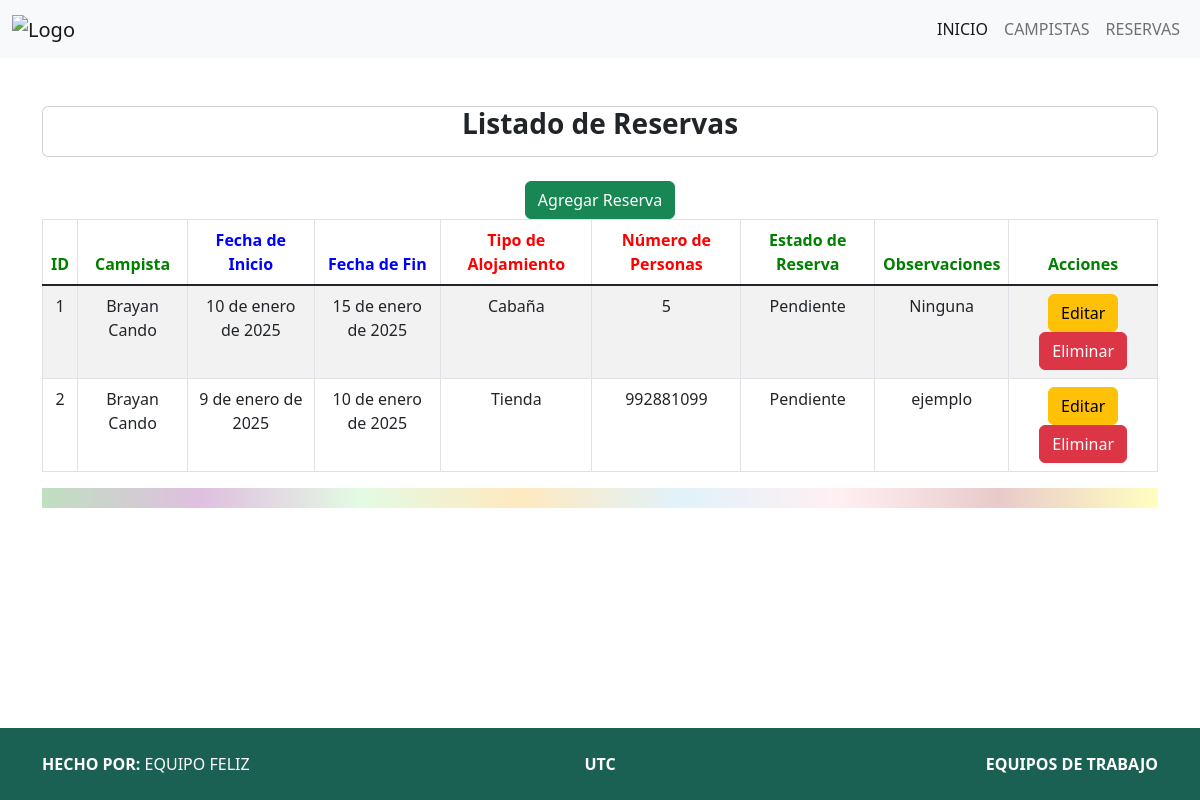
The page /listadoReservas/ on the database its author committed.
### Aplicaciones/naturaleza/models.py (models this page shows, shortened)
class Reserva(models.Model):
    TIPO_ALOJAMIENTO_CHOICES = [
        ('Tienda', 'Tienda'),
        ('Cabaña', 'Cabaña'),
        ('Caravana', 'Caravana'),
    ]
    ESTADO_RESERVA_CHOICES = [
        ('Confirmada', 'Confirmada'),
        ('Pendiente', 'Pendiente'),
        ('Cancelada', 'Cancelada'),
    ]
    campista = models.ForeignKey(Campista, on_delete=models.CASCADE, related_name='reservas')
    fecha_inicio = models.DateField()
    fecha_fin = models.DateField()
    tipo_alojamiento = models.CharField(max_length=10, choices=TIPO_ALOJAMIENTO_CHOICES)
    numero_personas = models.PositiveIntegerField()
    estado_reserva = models.CharField(max_length=10, choices=ESTADO_RESERVA_CHOICES, default='Pendiente')
    observaciones = models.TextField(blank=True, null=True)
    class Meta:
        ordering = ['-fecha_inicio']

class Campista(models.Model):
    nombre_completo = models.CharField(max_length=255)
    correo_electronico = models.EmailField(unique=True)
    telefono = models.CharField(max_length=15)
    direccion = models.TextField(blank=True, null=True)
    fecha_registro = models.DateTimeField(auto_now_add=True)

### Aplicaciones/naturaleza/views.py (the view)
# urls.py: path('listadoReservas/', views.listadoReservas, name='listado_reservas'),
def listadoReservas(request):
    reservas = Reserva.objects.all()
    return render(request, "reserva/listadoReserva.html", {'reservas': reservas})

### Aplicaciones/naturaleza/templates/reserva/listadoReserva.html (shortened to what this page needs)
{% extends "plantilla.html" %}
{% block body %}
<br>
<div class="card">
    <div class="card-title text-center">
        <h3><b>Listado de Reservas</b></h3>
    </div>
</div>
<br>
<div style="text-align: center;">
    <a href="{% url 'nuevaReserva' %}" class="btn btn-success">Agregar Reserva</a>
</div>
<table class="table table-bordered table-striped table-hover text-center" id="tbl-reservas">
    <thead>
        <tr>
            <th style="color: green;">ID</th>
            <th style="color: green;">Campista</th>
            <th style="color: blue;">Fecha de Inicio</th>
            <th style="color: blue;">Fecha de Fin</th>
            <th style="color: red;">Tipo de Alojamiento</th>
            <th style="color: red;">Número de Personas</th>
            <th style="color: green;">Estado de Reserva</th>
            <th style="color: green;">Observaciones</th>
            <th style="color: green;">Acciones</th>
        </tr>
    </thead>
    <tbody>
        {% for reserva in reservas %}
        <tr>
            <td>{{ forloop.counter }}</td>
            <td>{{ reserva.campista.nombre_completo }}</td>
            <td>{{ reserva.fecha_inicio }}</td>
            <td>{{ reserva.fecha_fin }}</td>
            <td>{{ reserva.tipo_alojamiento }}</td>
            <td>{{ reserva.numero_personas }}</td>
            <td>{{ reserva.estado_reserva }}</td>
            <td>{{ reserva.observaciones }}</td>
            <td>
                <a href="{% url 'editarReserva' reserva.id %}" class="btn btn-warning">Editar</a>
                <button class="btn btn-danger" data-bs-toggle="modal" data-bs-target="#confirmDeleteModal" onclick="setDeleteFormAction('{{ reserva.id }}')">Eliminar</button>
            </td>
        </tr>
        {% endfor %}
    </tbody>
</table>
<hr style="border: none; height: 20px; background: linear-gradient(to right, green, purple, lightgreen, orange, skyblue, pink, brown, yellow);">
{% endblock %}

### Aplicaciones/naturaleza/templates/plantilla.html (shortened to what this page needs)
<!DOCTYPE html>
<html lang="es">
<head>
    <link href="https://cdn.jsdelivr.net/npm/bootstrap@5.1.3/dist/css/bootstrap.min.css" rel="stylesheet">
    <link href="https://cdn.jsdelivr.net/npm/bootstrap@5.3.0/dist/css/bootstrap.min.css" rel="stylesheet">
    <link href="https://cdn.jsdelivr.net/npm/izitoast/dist/css/iziToast.min.css" rel="stylesheet">
</head>
<body>
    <nav class="navbar navbar-expand-lg navbar-light bg-light">
        <div class="container-fluid">
            <a class="navbar-brand" href="#">
                <img src="https://t4.ftcdn.net/jpg/04/45/30/91/360_F_445309146_pZirLDYV3uO9rAhbhOSFlTFStpO4W1Y7.jpg" alt="Logo" width="100">
            </a>
            <div class="collapse navbar-collapse" id="navbarNav">
                <ul class="navbar-nav ms-auto">
                    <li class="nav-item">
                        <a href="{% url 'inicio' %}" class="nav-item nav-link active">INICIO</a>
                    </li>
                    <li class="nav-item">
                        <a href="{% url 'listado_campistas' %}" class="nav-item nav-link">CAMPISTAS</a>
                    </li>
                    <li class="nav-item">
                        <a href="{% url 'listado_reservas' %}" class="nav-item nav-link">RESERVAS</a>
                    </li>
                </ul>
            </div>
        </div>
    </nav>
    <main class="container my-4">
        {% block body %}
        {% endblock %}
    </main>
    <footer class="container-fluid py-4">
        <div class="container">
            <div class="row align-items-center">
                <div class="col-md-4 text-start mb-3 mb-md-0">
                    <span style="color: white; font-weight: bold;">HECHO POR:</span>
                    <span style="color: white;">EQUIPO FELIZ</span>
                </div>
                <div class="col-md-4 text-center mb-3 mb-md-0">
                    <span style="color: white; font-weight: bold;">UTC</span>
                </div>
                <div class="col-md-4 text-end mb-3 mb-md-0">
                    <span style="color: white; font-weight: bold;">EQUIPOS DE TRABAJO</span>
                </div>
            </div>
        </div>
    </footer>
</body>
</html>

### Aplicaciones/naturaleza/templates/plantilla.html (style rules this page uses)
body { display: flex; flex-direction: column; min-height: 100vh; }
main { flex: 1; }
footer { background-color: rgb(27, 97, 83); }

### rows shown on the page
Reserva: campista.nombre_completo "Brayan Cando", fecha_inicio "10 de enero de 2025", fecha_fin "15 de enero de 2025", tipo_alojamiento "Cabaña", numero_personas "5", estado_reserva "Pendiente", observaciones "Ninguna"
Reserva: campista.nombre_completo "Brayan Cando", fecha_inicio "9 de enero de 2025", fecha_fin "10 de enero de 2025", tipo_alojamiento "Tienda", numero_personas "992881099", estado_reserva "Pendiente", observaciones "ejemplo"
